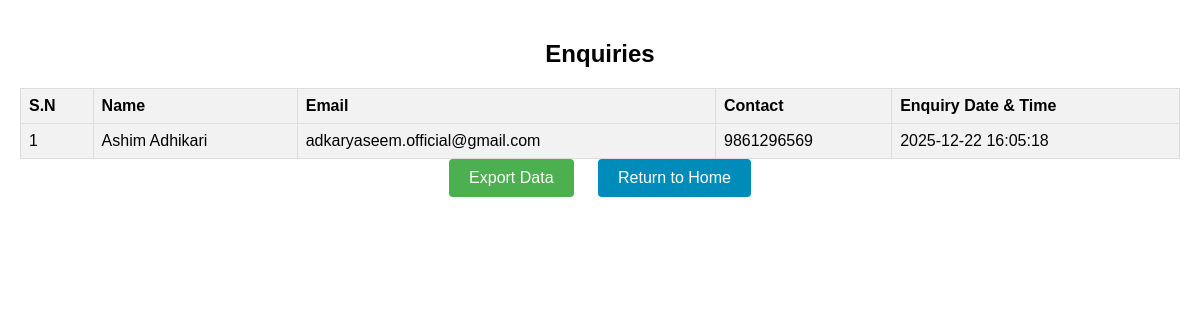
The page /Admin/viewenq.php on the database its author committed.
### tables this page shows
CREATE TABLE `enquiries` (
  `enquiry_id` int(11) NOT NULL,
  `name` varchar(255) NOT NULL,
  `email` varchar(255) NOT NULL,
  `contact` varchar(20) NOT NULL,
  `enquiry_date` timestamp NULL DEFAULT current_timestamp()
);

### Admin/viewenq.php (the view, shortened to what this page needs)
<?php
$conn = connect();
$enquiry_query = "SELECT * FROM enquiries";
$enquiry_result = $conn->query($enquiry_query);
?>
<!DOCTYPE html>
<html lang="en">
<head>
    <link rel="stylesheet" href="../style/style-enquire-view.css">
</head>
<body>
    <h2>Enquiries</h2>
    <table>
        <tr>
            <th>S.N</th>
            <th>Name</th>
            <th>Email</th>
            <th>Contact</th>
            <th>Enquiry Date & Time</th>
        </tr>
        <?php
        if ($enquiry_result->num_rows > 0) {
            $index=1;
            while ($row = $enquiry_result->fetch_assoc()) {
                echo "<tr>";
                echo "<td>" . $index . "</td>";
                echo "<td>" . $row["name"] . "</td>";
                echo "<td>" . $row["email"] . "</td>";
                echo "<td>" . $row["contact"] . "</td>";
                echo "<td>" . $row["enquiry_date"] . "</td>";
                echo "</tr>";
                $index++;
            }
        } else {
            echo "<tr><td colspan='3'>No enquiries found</td></tr>";
        }
        ?>
    </table>
    <div class="button-container">
        <button onclick="location.href='exportenq.php'" class="export-button">Export Data</button>
        <button onclick="location.href='./index.php'" class="return-button">Return to Home</button>
    </div>
</body>
</html>

### style/style-enquire-view.css (style rules this page uses)
body { font-family: Arial, sans-serif; background-image: url('../images/1.png'); background-size: cover; background-repeat: no-repeat; background-position: center; margin: 0; padding: 20px; }
table { width: 100%; border-collapse: collapse; margin-top: 20px; }
th, td { border: 1px solid #ddd; padding: 8px; text-align: left; }
th { background-color: #f2f2f2; }
tr:nth-child(even) { background-color: #f2f2f2; }
h2 { text-align: center; }
.button-container { text-align: center; margin-bottom: 20px; }
.export-button { background-color: #4CAF50; border: none; color: white; padding: 10px 20px; text-align: center; text-decoration: none; display: inline-block; font-size: 16px; margin-right: 10px; cursor: pointer; border-radius: 4px; }
.return-button { background-color: #008CBA; border: none; color: white; padding: 10px 20px; text-align: center; text-decoration: none; display: inline-block; font-size: 16px; margin-left: 10px; cursor: pointer; border-radius: 4px; }

### rows shown on the page
enquiries: name "Ashim Adhikari", email "adkaryaseem.official@gmail.com", contact "9861296569", enquiry_date "2025-12-22 16:05:18"
